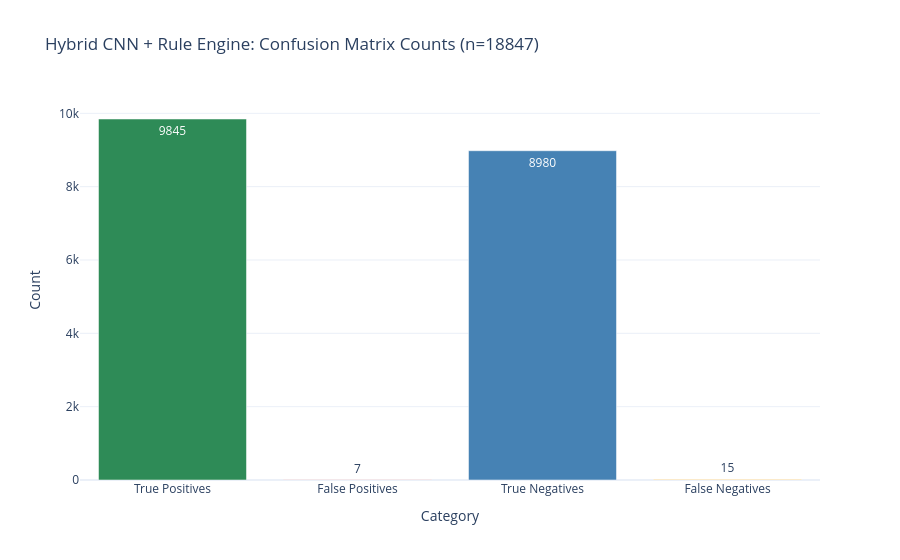
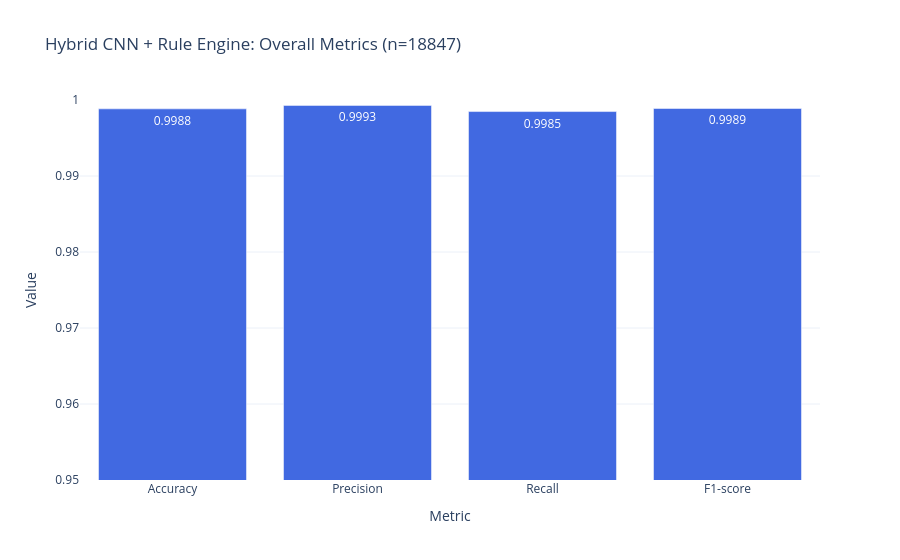
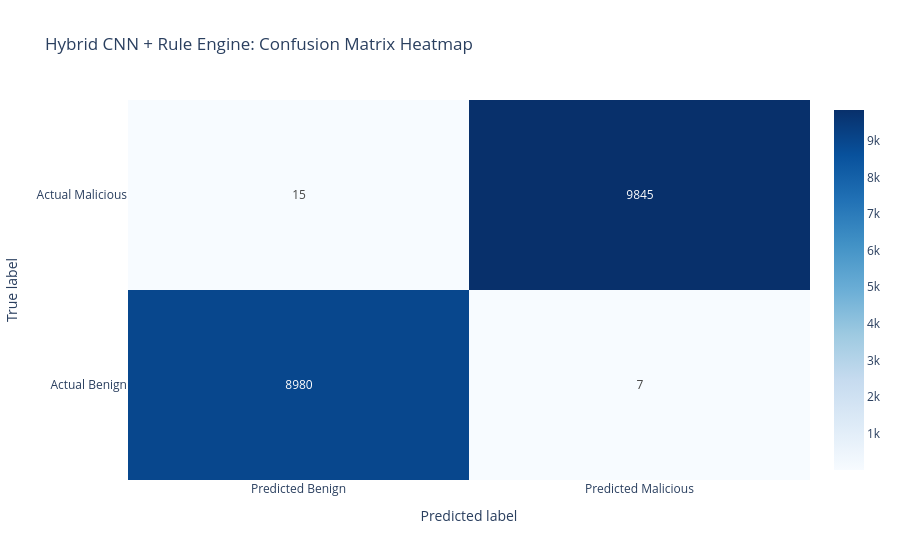
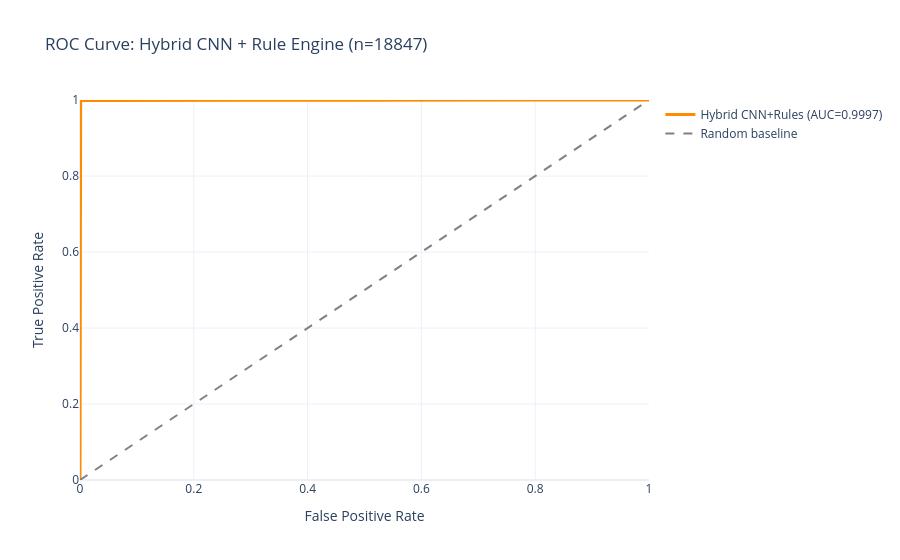

Notebook source saved alongside these figures, in order:
### Code cell
import os
import numpy as np
import plotly.graph_objs as go
from plotly.subplots import make_subplots
from sklearn.metrics import (
    accuracy_score, precision_score, recall_score, f1_score,
    confusion_matrix, roc_curve, auc
)

# ============================================================
# 0. CONFIG: where to save results
# ============================================================
BASE_DIR = r"C:\Users\Kshitij\Desktop\Major-Project(SQLi)_Latest\Major-Project(SQLi)"
RESULTS_DIR = os.path.join(BASE_DIR, "notebooks", "phase7a_results", "hybrid_outputs")
os.makedirs(RESULTS_DIR, exist_ok=True)

# ============================================================
# 1. Sanity: ensure required variables exist from hybrid eval
# ============================================================
required = ["y_test", "y_pred_proba", "rule_conf", "hybrid_conf", "hybrid_pred"]
missing = [name for name in required if name not in globals()]
if missing:
    raise RuntimeError(
        f"Missing variables: {missing}. "
        f"Run your hybrid evaluation cell first so these exist."
    )

print("All required variables present:", required)

# ============================================================
# 2. SAVE ARRAYS & METRICS (if not already saved)
# ============================================================

# Paths
y_test_path        = os.path.join(RESULTS_DIR, "y_test_hybrid.npy")
y_pred_proba_path  = os.path.join(RESULTS_DIR, "cnn_proba_test.npy")
rule_conf_path     = os.path.join(RESULTS_DIR, "rule_conf_test.npy")
hybrid_conf_path   = os.path.join(RESULTS_DIR, "hybrid_conf_test.npy")
hybrid_pred_path   = os.path.join(RESULTS_DIR, "hybrid_pred_test.npy")

# Save arrays
np.save(y_test_path,       np.asarray(y_test))
np.save(y_pred_proba_path, np.asarray(y_pred_proba))
np.save(rule_conf_path,    np.asarray(rule_conf))
np.save(hybrid_conf_path,  np.asarray(hybrid_conf))
np.save(hybrid_pred_path,  np.asarray(hybrid_pred))

print("\nSaved hybrid arrays to:", RESULTS_DIR)

# Compute metrics directly from arrays (no hardcoding)
cm = confusion_matrix(y_test, hybrid_pred)
TN, FP, FN, TP = cm.ravel()

accuracy  = accuracy_score(y_test, hybrid_pred)
precision = precision_score(y_test, hybrid_pred, zero_division=0)
recall    = recall_score(y_test, hybrid_pred, zero_division=0)
f1        = f1_score(y_test, hybrid_pred, zero_division=0)

fpr, tpr, _ = roc_curve(y_test, hybrid_conf)
roc_auc = auc(fpr, tpr)

print("\n=== RECOMPUTED HYBRID METRICS FROM ARRAYS ===")
print("Accuracy:",  accuracy)
print("Precision:", precision)
print("Recall:",    recall)
print("F1-score:",  f1)
print("Confusion matrix:\n", cm)
print("ROC AUC:", roc_auc)

# Optionally save metrics as JSON for later use
import json
metrics_path = os.path.join(RESULTS_DIR, "hybrid_metrics_test.json")
with open(metrics_path, "w") as f:
    json.dump({
        "TN": int(TN), "FP": int(FP), "FN": int(FN), "TP": int(TP),
        "accuracy": float(accuracy),
        "precision": float(precision),
        "recall": float(recall),
        "f1": float(f1),
        "roc_auc": float(roc_auc),
        "n_test": int(len(y_test))
    }, f, indent=2)
print("\nSaved metrics JSON to:", metrics_path)

# ============================================================
# 3. PLOTLY VISUALIZATIONS (USING REAL VALUES)
# ============================================================

# 3.1 Bar chart: Confusion matrix counts
counts = [TP, FP, TN, FN]
labels_counts = ["True Positives", "False Positives", "True Negatives", "False Negatives"]

fig_counts = go.Figure(
    data=[
        go.Bar(
            x=labels_counts,
            y=counts,
            text=counts,
            textposition="auto",
            marker_color=["seagreen", "indianred", "steelblue", "orange"]
        )
    ]
)

fig_counts.update_layout(
    title=f"Hybrid CNN + Rule Engine: Confusion Matrix Counts (n={len(y_test)})",
    xaxis_title="Category",
    yaxis_title="Count",
    template="plotly_white"
)
fig_counts.show()

# 3.2 Bar chart: Overall metrics
metrics_names  = ["Accuracy", "Precision", "Recall", "F1-score"]
metrics_values = [accuracy, precision, recall, f1]

fig_metrics = go.Figure(
    data=[
        go.Bar(
            x=metrics_names,
            y=metrics_values,
            text=[f"{v:.4f}" for v in metrics_values],
            textposition="auto",
            marker_color="royalblue"
        )
    ]
)

# If metrics are very high, zoom into [0.95, 1.0]
low_y = min(0.95, min(metrics_values) - 0.01)
fig_metrics.update_yaxes(range=[low_y, 1.0])

fig_metrics.update_layout(
    title=f"Hybrid CNN + Rule Engine: Overall Metrics (n={len(y_test)})",
    xaxis_title="Metric",
    yaxis_title="Value",
    template="plotly_white"
)
fig_metrics.show()

# 3.3 Heatmap: Confusion matrix
fig_cm = go.Figure(
    data=go.Heatmap(
        z=cm,
        x=["Predicted Benign", "Predicted Malicious"],
        y=["Actual Benign", "Actual Malicious"],
        colorscale="Blues",
        showscale=True,
        text=cm,
        texttemplate="%{text}"
    )
)

fig_cm.update_layout(
    title="Hybrid CNN + Rule Engine: Confusion Matrix Heatmap",
    xaxis_title="Predicted label",
    yaxis_title="True label",
    template="plotly_white"
)
fig_cm.show()

# 3.4 ROC curve: use REAL fpr/tpr from roc_curve
fig_roc = go.Figure()

fig_roc.add_trace(
    go.Scatter(
        x=fpr,
        y=tpr,
        mode="lines",
        name=f"Hybrid CNN+Rules (AUC={roc_auc:.4f})",
        line=dict(color="darkorange", width=3)
    )
)

fig_roc.add_trace(
    go.Scatter(
        x=[0, 1],
        y=[0, 1],
        mode="lines",
        name="Random baseline",
        line=dict(color="gray", dash="dash")
    )
)

fig_roc.update_layout(
    title=f"ROC Curve: Hybrid CNN + Rule Engine (n={len(y_test)})",
    xaxis_title="False Positive Rate",
    yaxis_title="True Positive Rate",
    xaxis=dict(range=[0, 1]),
    yaxis=dict(range=[0, 1]),
    template="plotly_white"
)
fig_roc.show()

### Figure 1 — Plotly figure (JSON) as saved in the notebook; plotly's stock layout.template omitted (floating-point values rounded to 4 significant figures)
{"data": [{"marker": {"color": ["seagreen", "indianred", "steelblue", "orange"]}, "text": ["9845", "7", "8980", "15"], "textposition": "auto", "type": "bar", "x": ["True Positives", "False Positives", "True Negatives", "False Negatives"], "y": [9845, 7, 8980, 15]}], "layout": {"title": {"text": "Hybrid CNN + Rule Engine: Confusion Matrix Counts (n=18847)"}, "xaxis": {"title": {"text": "Category"}}, "yaxis": {"title": {"text": "Count"}}}}

### Figure 2 — Plotly figure (JSON) as saved in the notebook; plotly's stock layout.template omitted (floating-point values rounded to 4 significant figures)
{"data": [{"marker": {"color": "royalblue"}, "text": ["0.9988", "0.9993", "0.9985", "0.9989"], "textposition": "auto", "type": "bar", "x": ["Accuracy", "Precision", "Recall", "F1-score"], "y": [0.9988, 0.9993, 0.9985, 0.9989]}], "layout": {"title": {"text": "Hybrid CNN + Rule Engine: Overall Metrics (n=18847)"}, "xaxis": {"title": {"text": "Metric"}}, "yaxis": {"range": [0.95, 1], "title": {"text": "Value"}}}}

### Figure 3 — Plotly figure (JSON) as saved in the notebook; plotly's stock layout.template omitted (floating-point values rounded to 4 significant figures)
{"data": [{"colorscale": [[0, "rgb(247,251,255)"], [0.125, "rgb(222,235,247)"], [0.25, "rgb(198,219,239)"], [0.375, "rgb(158,202,225)"], [0.5, "rgb(107,174,214)"], [0.625, "rgb(66,146,198)"], [0.75, "rgb(33,113,181)"], [0.875, "rgb(8,81,156)"], [1, "rgb(8,48,107)"]], "showscale": true, "text": [[8980, 7], [15, 9845]], "texttemplate": "%{text}", "type": "heatmap", "x": ["Predicted Benign", "Predicted Malicious"], "y": ["Actual Benign", "Actual Malicious"], "z": [[8980, 7], [15, 9845]]}], "layout": {"title": {"text": "Hybrid CNN + Rule Engine: Confusion Matrix Heatmap"}, "xaxis": {"title": {"text": "Predicted label"}}, "yaxis": {"title": {"text": "True label"}}}}

### Figure 4 — Plotly figure (JSON) as saved in the notebook; plotly's stock layout.template omitted (floating-point values rounded to 4 significant figures; data arrays with more than 128 entries replaced by an {"elided": "..."} marker saying what was removed)
{"data": [{"line": {"color": "darkorange", "width": 3}, "mode": "lines", "name": "Hybrid CNN+Rules (AUC=0.9997)", "type": "scatter", "x": {"elided": "1213 float values"}, "y": {"elided": "1213 float values"}}, {"line": {"color": "gray", "dash": "dash"}, "mode": "lines", "name": "Random baseline", "type": "scatter", "x": [0, 1], "y": [0, 1]}], "layout": {"title": {"text": "ROC Curve: Hybrid CNN + Rule Engine (n=18847)"}, "xaxis": {"range": [0, 1], "title": {"text": "False Positive Rate"}}, "yaxis": {"range": [0, 1], "title": {"text": "True Positive Rate"}}}}
